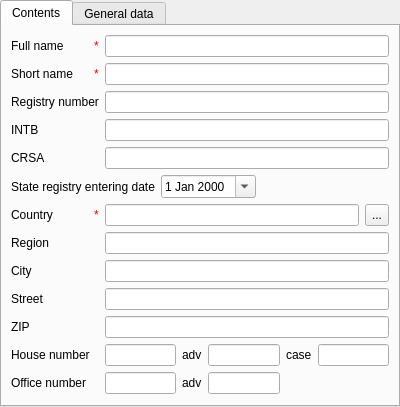
<?xml version="1.0" encoding="UTF-8"?>
<ui version="4.0">
 <class>residentCardPage</class>
 <widget class="ma::chrono::CardPage" name="residentCardPage">
  <property name="geometry">
   <rect>
    <x>0</x>
    <y>0</y>
    <width>400</width>
    <height>389</height>
   </rect>
  </property>
  <property name="windowTitle">
   <string> - Residents</string>
  </property>
  <layout class="QVBoxLayout" name="verticalLayout">
   <property name="margin">
    <number>0</number>
   </property>
   <item>
    <widget class="QTabWidget" name="tabWidget">
     <property name="currentIndex">
      <number>0</number>
     </property>
     <widget class="QWidget" name="contentsTab">
      <attribute name="title">
       <string>Contents</string>
      </attribute>
      <layout class="QGridLayout" name="gridLayout_3">
       <item row="1" column="1">
        <widget class="QLineEdit" name="fullNameEdit"/>
       </item>
       <item row="3" column="1">
        <widget class="QLineEdit" name="shortNameEdit"/>
       </item>
       <item row="4" column="0">
        <widget class="QLabel" name="label_14">
         <property name="text">
          <string>Registry number</string>
         </property>
        </widget>
       </item>
       <item row="4" column="1">
        <widget class="QLineEdit" name="registryNumberEdit"/>
       </item>
       <item row="5" column="0">
        <widget class="QLabel" name="label_3">
         <property name="sizePolicy">
          <sizepolicy hsizetype="Preferred" vsizetype="Preferred">
           <horstretch>0</horstretch>
           <verstretch>0</verstretch>
          </sizepolicy>
         </property>
         <property name="text">
          <string>INTB</string>
         </property>
        </widget>
       </item>
       <item row="5" column="1">
        <widget class="QLineEdit" name="intbEdit"/>
       </item>
       <item row="6" column="0">
        <widget class="QLabel" name="label_4">
         <property name="sizePolicy">
          <sizepolicy hsizetype="Preferred" vsizetype="Preferred">
           <horstretch>0</horstretch>
           <verstretch>0</verstretch>
          </sizepolicy>
         </property>
         <property name="text">
          <string>CRSA</string>
         </property>
        </widget>
       </item>
       <item row="6" column="1">
        <widget class="QLineEdit" name="crsaEdit2"/>
       </item>
       <item row="9" column="1">
        <layout class="QHBoxLayout" name="horizontalLayout_6">
         <item>
          <widget class="QLineEdit" name="countryEdit">
           <property name="readOnly">
            <bool>true</bool>
           </property>
          </widget>
         </item>
         <item>
          <widget class="QToolButton" name="countryBtn">
           <property name="sizePolicy">
            <sizepolicy hsizetype="Fixed" vsizetype="Preferred">
             <horstretch>0</horstretch>
             <verstretch>0</verstretch>
            </sizepolicy>
           </property>
           <property name="text">
            <string>...</string>
           </property>
          </widget>
         </item>
        </layout>
       </item>
       <item row="10" column="0">
        <widget class="QLabel" name="label_15">
         <property name="sizePolicy">
          <sizepolicy hsizetype="Preferred" vsizetype="Preferred">
           <horstretch>0</horstretch>
           <verstretch>0</verstretch>
          </sizepolicy>
         </property>
         <property name="text">
          <string>Region</string>
         </property>
        </widget>
       </item>
       <item row="10" column="1">
        <widget class="QLineEdit" name="regionEdit"/>
       </item>
       <item row="11" column="0">
        <widget class="QLabel" name="label_16">
         <property name="sizePolicy">
          <sizepolicy hsizetype="Preferred" vsizetype="Preferred">
           <horstretch>0</horstretch>
           <verstretch>0</verstretch>
          </sizepolicy>
         </property>
         <property name="text">
          <string>City</string>
         </property>
        </widget>
       </item>
       <item row="11" column="1">
        <widget class="QLineEdit" name="cityEdit"/>
       </item>
       <item row="12" column="0">
        <widget class="QLabel" name="label_17">
         <property name="sizePolicy">
          <sizepolicy hsizetype="Preferred" vsizetype="Preferred">
           <horstretch>0</horstretch>
           <verstretch>0</verstretch>
          </sizepolicy>
         </property>
         <property name="text">
          <string>Street</string>
         </property>
        </widget>
       </item>
       <item row="12" column="1">
        <widget class="QLineEdit" name="streetEdit"/>
       </item>
       <item row="13" column="0">
        <widget class="QLabel" name="label_23">
         <property name="sizePolicy">
          <sizepolicy hsizetype="Preferred" vsizetype="Preferred">
           <horstretch>0</horstretch>
           <verstretch>0</verstretch>
          </sizepolicy>
         </property>
         <property name="text">
          <string>ZIP</string>
         </property>
        </widget>
       </item>
       <item row="13" column="1">
        <widget class="QLineEdit" name="zipEdit"/>
       </item>
       <item row="17" column="0" colspan="2">
        <spacer name="verticalSpacer">
         <property name="orientation">
          <enum>Qt::Vertical</enum>
         </property>
         <property name="sizeHint" stdset="0">
          <size>
           <width>355</width>
           <height>0</height>
          </size>
         </property>
        </spacer>
       </item>
       <item row="14" column="0">
        <widget class="QLabel" name="label_18">
         <property name="sizePolicy">
          <sizepolicy hsizetype="Preferred" vsizetype="Preferred">
           <horstretch>0</horstretch>
           <verstretch>0</verstretch>
          </sizepolicy>
         </property>
         <property name="text">
          <string>House number</string>
         </property>
        </widget>
       </item>
       <item row="15" column="0">
        <widget class="QLabel" name="label_21">
         <property name="sizePolicy">
          <sizepolicy hsizetype="Preferred" vsizetype="Preferred">
           <horstretch>0</horstretch>
           <verstretch>0</verstretch>
          </sizepolicy>
         </property>
         <property name="text">
          <string>Office number</string>
         </property>
        </widget>
       </item>
       <item row="14" column="1" rowspan="2">
        <layout class="QGridLayout" name="gridLayout">
         <item row="0" column="1">
          <widget class="QLineEdit" name="houseNumberEdit"/>
         </item>
         <item row="0" column="2">
          <widget class="QLabel" name="label_19">
           <property name="sizePolicy">
            <sizepolicy hsizetype="Preferred" vsizetype="Preferred">
             <horstretch>0</horstretch>
             <verstretch>0</verstretch>
            </sizepolicy>
           </property>
           <property name="text">
            <string>adv</string>
           </property>
          </widget>
         </item>
         <item row="0" column="3">
          <widget class="QLineEdit" name="advHouseNumberEdit"/>
         </item>
         <item row="0" column="4">
          <widget class="QLabel" name="label_20">
           <property name="sizePolicy">
            <sizepolicy hsizetype="Preferred" vsizetype="Preferred">
             <horstretch>0</horstretch>
             <verstretch>0</verstretch>
            </sizepolicy>
           </property>
           <property name="text">
            <string>case</string>
           </property>
          </widget>
         </item>
         <item row="0" column="5">
          <widget class="QLineEdit" name="caseNumberEdit"/>
         </item>
         <item row="1" column="1">
          <widget class="QLineEdit" name="officeNumberEdit"/>
         </item>
         <item row="1" column="2">
          <widget class="QLabel" name="label_22">
           <property name="sizePolicy">
            <sizepolicy hsizetype="Preferred" vsizetype="Preferred">
             <horstretch>0</horstretch>
             <verstretch>0</verstretch>
            </sizepolicy>
           </property>
           <property name="text">
            <string>adv</string>
           </property>
          </widget>
         </item>
         <item row="1" column="3">
          <widget class="QLineEdit" name="advOfficeNumberEdit"/>
         </item>
        </layout>
       </item>
       <item row="7" column="0" colspan="2">
        <layout class="QHBoxLayout" name="horizontalLayout">
         <item>
          <widget class="QLabel" name="label">
           <property name="sizePolicy">
            <sizepolicy hsizetype="Fixed" vsizetype="Preferred">
             <horstretch>0</horstretch>
             <verstretch>0</verstretch>
            </sizepolicy>
           </property>
           <property name="text">
            <string>State registry entering date</string>
           </property>
          </widget>
         </item>
         <item>
          <widget class="QDateEdit" name="sreDateEdit">
           <property name="calendarPopup">
            <bool>true</bool>
           </property>
          </widget>
         </item>
         <item>
          <spacer name="horizontalSpacer">
           <property name="orientation">
            <enum>Qt::Horizontal</enum>
           </property>
           <property name="sizeHint" stdset="0">
            <size>
             <width>40</width>
             <height>20</height>
            </size>
           </property>
          </spacer>
         </item>
        </layout>
       </item>
       <item row="1" column="0">
        <layout class="QHBoxLayout" name="horizontalLayout_7">
         <item>
          <widget class="QLabel" name="label_24">
           <property name="text">
            <string>Full name</string>
           </property>
          </widget>
         </item>
         <item>
          <widget class="QLabel" name="fullNameAsterikLabel">
           <property name="sizePolicy">
            <sizepolicy hsizetype="Maximum" vsizetype="Preferred">
             <horstretch>0</horstretch>
             <verstretch>0</verstretch>
            </sizepolicy>
           </property>
           <property name="toolTip">
            <string>required field</string>
           </property>
           <property name="text">
            <string>&lt;!DOCTYPE HTML PUBLIC &quot;-//W3C//DTD HTML 4.0//EN&quot; &quot;http://www.w3.org/TR/REC-html40/strict.dtd&quot;&gt;
&lt;html&gt;
&lt;head&gt;
&lt;meta name=&quot;qrichtext&quot; content=&quot;1&quot;/&gt;
&lt;/head&gt;
&lt;body&gt;
&lt;span style=&quot; color:red;&quot;&gt;*&lt;/span&gt;
&lt;/body&gt;
&lt;/html&gt;</string>
           </property>
          </widget>
         </item>
        </layout>
       </item>
       <item row="3" column="0">
        <layout class="QHBoxLayout" name="horizontalLayout_8">
         <item>
          <widget class="QLabel" name="label_11">
           <property name="text">
            <string>Short name</string>
           </property>
          </widget>
         </item>
         <item>
          <widget class="QLabel" name="shortNameAsterikLabel">
           <property name="sizePolicy">
            <sizepolicy hsizetype="Maximum" vsizetype="Preferred">
             <horstretch>0</horstretch>
             <verstretch>0</verstretch>
            </sizepolicy>
           </property>
           <property name="toolTip">
            <string>required field</string>
           </property>
           <property name="text">
            <string>&lt;!DOCTYPE HTML PUBLIC &quot;-//W3C//DTD HTML 4.0//EN&quot; &quot;http://www.w3.org/TR/REC-html40/strict.dtd&quot;&gt;
&lt;html&gt;
&lt;head&gt;
&lt;meta name=&quot;qrichtext&quot; content=&quot;1&quot;/&gt;
&lt;/head&gt;
&lt;body&gt;
&lt;span style=&quot; color:red;&quot;&gt;*&lt;/span&gt;
&lt;/body&gt;
&lt;/html&gt;</string>
           </property>
          </widget>
         </item>
        </layout>
       </item>
       <item row="9" column="0">
        <layout class="QHBoxLayout" name="horizontalLayout_9">
         <item>
          <widget class="QLabel" name="label_8">
           <property name="sizePolicy">
            <sizepolicy hsizetype="Preferred" vsizetype="Preferred">
             <horstretch>0</horstretch>
             <verstretch>0</verstretch>
            </sizepolicy>
           </property>
           <property name="text">
            <string>Country</string>
           </property>
          </widget>
         </item>
         <item>
          <widget class="QLabel" name="countryAsterikLabel">
           <property name="sizePolicy">
            <sizepolicy hsizetype="Maximum" vsizetype="Preferred">
             <horstretch>0</horstretch>
             <verstretch>0</verstretch>
            </sizepolicy>
           </property>
           <property name="toolTip">
            <string>required field</string>
           </property>
           <property name="text">
            <string>&lt;!DOCTYPE HTML PUBLIC &quot;-//W3C//DTD HTML 4.0//EN&quot; &quot;http://www.w3.org/TR/REC-html40/strict.dtd&quot;&gt;
&lt;html&gt;
&lt;head&gt;
&lt;meta name=&quot;qrichtext&quot; content=&quot;1&quot;/&gt;
&lt;/head&gt;
&lt;body&gt;
&lt;span style=&quot; color:red;&quot;&gt;*&lt;/span&gt;
&lt;/body&gt;
&lt;/html&gt;</string>
           </property>
          </widget>
         </item>
        </layout>
       </item>
      </layout>
     </widget>
     <widget class="QWidget" name="generalTab">
      <attribute name="title">
       <string>General data</string>
      </attribute>
      <layout class="QGridLayout" name="gridLayout_2">
       <item row="0" column="0" colspan="2">
        <widget class="QLabel" name="label_9">
         <property name="text">
          <string>User, creator</string>
         </property>
        </widget>
       </item>
       <item row="0" column="2">
        <layout class="QHBoxLayout" name="horizontalLayout_2">
         <item>
          <widget class="QLineEdit" name="createUserEdit">
           <property name="readOnly">
            <bool>true</bool>
           </property>
          </widget>
         </item>
         <item>
          <widget class="QToolButton" name="createUserBtn">
           <property name="sizePolicy">
            <sizepolicy hsizetype="Fixed" vsizetype="Preferred">
             <horstretch>0</horstretch>
             <verstretch>0</verstretch>
            </sizepolicy>
           </property>
           <property name="text">
            <string>...</string>
           </property>
          </widget>
         </item>
        </layout>
       </item>
       <item row="1" column="0" colspan="2">
        <widget class="QLabel" name="label_10">
         <property name="text">
          <string>Time, created</string>
         </property>
        </widget>
       </item>
       <item row="1" column="2">
        <layout class="QHBoxLayout" name="horizontalLayout_3">
         <item>
          <widget class="QLineEdit" name="createTimeEdit">
           <property name="readOnly">
            <bool>true</bool>
           </property>
          </widget>
         </item>
        </layout>
       </item>
       <item row="2" column="0">
        <widget class="QLabel" name="label_12">
         <property name="text">
          <string>User, last update</string>
         </property>
        </widget>
       </item>
       <item row="2" column="2">
        <layout class="QHBoxLayout" name="horizontalLayout_4">
         <item>
          <widget class="QLineEdit" name="updateUserEdit">
           <property name="readOnly">
            <bool>true</bool>
           </property>
          </widget>
         </item>
         <item>
          <widget class="QToolButton" name="updateUserBtn">
           <property name="sizePolicy">
            <sizepolicy hsizetype="Fixed" vsizetype="Preferred">
             <horstretch>0</horstretch>
             <verstretch>0</verstretch>
            </sizepolicy>
           </property>
           <property name="text">
            <string>...</string>
           </property>
          </widget>
         </item>
        </layout>
       </item>
       <item row="3" column="0" colspan="2">
        <widget class="QLabel" name="label_13">
         <property name="text">
          <string>Time, last update</string>
         </property>
        </widget>
       </item>
       <item row="3" column="2">
        <layout class="QHBoxLayout" name="horizontalLayout_5">
         <item>
          <widget class="QLineEdit" name="updateTimeEdit">
           <property name="readOnly">
            <bool>true</bool>
           </property>
          </widget>
         </item>
        </layout>
       </item>
       <item row="4" column="0" colspan="3">
        <spacer name="verticalSpacer_2">
         <property name="orientation">
          <enum>Qt::Vertical</enum>
         </property>
         <property name="sizeHint" stdset="0">
          <size>
           <width>358</width>
           <height>42</height>
          </size>
         </property>
        </spacer>
       </item>
      </layout>
     </widget>
    </widget>
   </item>
  </layout>
 </widget>
 <customwidgets>
  <customwidget>
   <class>ma::chrono::CardPage</class>
   <extends>QWidget</extends>
   <header location="global">ma/chrono/cardpage.h</header>
   <container>1</container>
  </customwidget>
 </customwidgets>
 <tabstops>
  <tabstop>tabWidget</tabstop>
  <tabstop>fullNameEdit</tabstop>
  <tabstop>shortNameEdit</tabstop>
  <tabstop>registryNumberEdit</tabstop>
  <tabstop>intbEdit</tabstop>
  <tabstop>crsaEdit2</tabstop>
  <tabstop>sreDateEdit</tabstop>
  <tabstop>countryEdit</tabstop>
  <tabstop>countryBtn</tabstop>
  <tabstop>regionEdit</tabstop>
  <tabstop>cityEdit</tabstop>
  <tabstop>streetEdit</tabstop>
  <tabstop>zipEdit</tabstop>
  <tabstop>houseNumberEdit</tabstop>
  <tabstop>advHouseNumberEdit</tabstop>
  <tabstop>caseNumberEdit</tabstop>
  <tabstop>officeNumberEdit</tabstop>
  <tabstop>advOfficeNumberEdit</tabstop>
  <tabstop>createUserEdit</tabstop>
  <tabstop>createUserBtn</tabstop>
  <tabstop>createTimeEdit</tabstop>
  <tabstop>updateUserEdit</tabstop>
  <tabstop>updateUserBtn</tabstop>
  <tabstop>updateTimeEdit</tabstop>
 </tabstops>
 <resources/>
 <connections/>
</ui>
